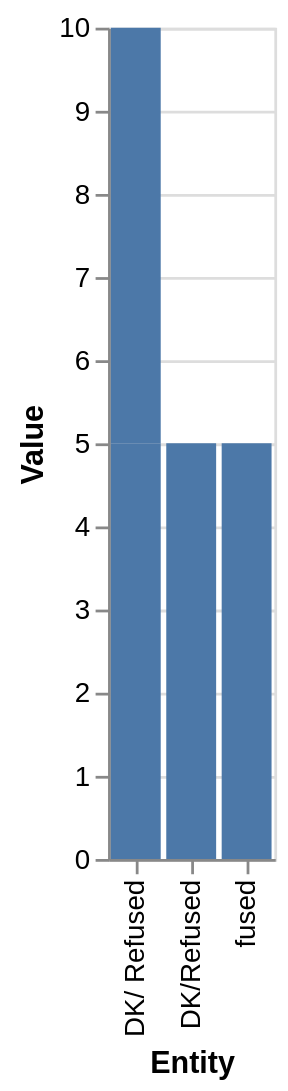

Describe this chart as a Vega-Lite specification.
### Vega-Lite specification from a JSON file in a GitHub repository (floating-point values rounded to 4 significant figures)
{"$schema": "https://vega.github.io/schema/vega-lite/v5.json", "description": "Bar chart auto-generated from CSV", "data": {"values": [{"Entity": "The Chinese government's initial handling of the coronavirus outbreak in Wuhan is not at all for to blame the global spread of the svirus", "Value": "nan"}, {"Entity": "The U.S. should hold China responsible for the role it played in the outbreak of the coronavirus, even if it means worsening relations with China", "Value": ".."}, {"Entity": "DK/ Refused", "Value": "5"}, {"Entity": "The U.S. should prioritize strong U.S. --China relations, even if it means overlooking any role China played in the  outbreak of the coronavirus", "Value": "....--38"}, {"Entity": "DK/ Refused", "Value": "5"}, {"Entity": "The U.S should prioritize strong U.S.- China relations, even if it means overlooking any role China played in the  outbreak of the coronavirus", "Value": "...-38"}, {"Entity": "fused", "Value": "5"}, {"Entity": "DK/Refused", "Value": "5"}]}, "mark": "bar", "encoding": {"x": {"field": "Entity", "type": "ordinal"}, "y": {"field": "Value", "type": "quantitative"}}}
